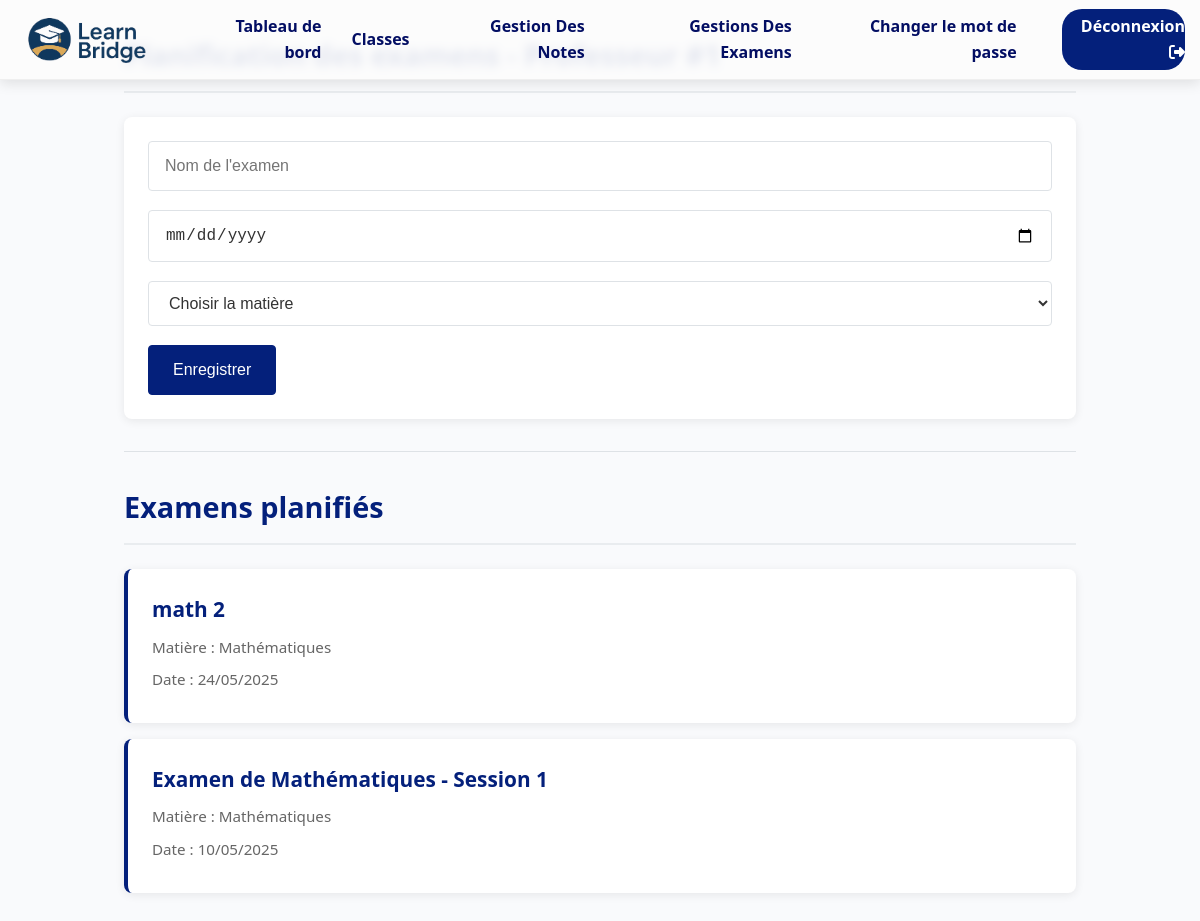
/teacher/Teacher/exams.php, run on the app's committed database.
### tables this page shows
CREATE TABLE `exam` (
  `id` int(11) NOT NULL,
  `name` varchar(100) NOT NULL,
  `date` date NOT NULL,
  `subject_id` int(11) NOT NULL,
  `teacher_id` int(11) NOT NULL
);

CREATE TABLE `subjects` (
  `id` int(11) NOT NULL,
  `name` varchar(100) NOT NULL,
  `description` text DEFAULT NULL
);

### teacher/Teacher/exams.php (the view, shortened to what this page needs)
<?php
$teacher_id = 1;
include "data/teacher.php";
try {
    $exams = $conn->prepare("
        SELECT exam.*, subjects.name as subject_name
        FROM exam
        JOIN subjects ON exam.subject_id = subjects.id
        WHERE exam.teacher_id = :teacher_id
        ORDER BY exam.date DESC
    ");
    $exams->execute([':teacher_id' => $teacher_id]);
    $allExams = $exams->fetchAll(PDO::FETCH_ASSOC);
} catch (PDOException $e) {
    die("Erreur base de données : " . $e->getMessage());
}
?>
<!DOCTYPE html>
<html lang="fr">
<head>
    <link rel="stylesheet" href="https://cdnjs.cloudflare.com/ajax/libs/font-awesome/6.4.0/css/all.min.css">
</head>
<body>
<?php include "inc/navbar.php"; ?>
<div class="container">
    <h2>Planification des examens - Professeur #1</h2>
    <form method="POST">
        <div class="form-group">
            <input type="text" name="name" placeholder="Nom de l'examen" required>
        </div>
        <div class="form-group">
            <input type="date" name="date" required>
        </div>
        <div class="form-group">
            <select name="subject_id" required>
                <option value="">Choisir la matière</option>
            </select>
        </div>
        <button type="submit">Enregistrer</button>
    </form>
    <hr>
    <h2>Examens planifiés</h2>
    <?php if (count($allExams) > 0): ?>
        <?php foreach ($allExams as $exam): ?>
            <div class="exam-card">
                <h3><?= htmlspecialchars($exam['name']) ?></h3>
                <p>Matière : <?= htmlspecialchars($exam['subject_name']) ?></p>
                <p>Date : <?= date('d/m/Y', strtotime($exam['date'])) ?></p>
            </div>
        <?php endforeach; ?>
    <?php else: ?>
        <p>Aucun examen planifié pour le moment.</p>
    <?php endif; ?>
</div>
</body>
</html>

### teacher/Teacher/exams.php (style rules this page uses)
:root { --primary-color: #04207b; --primary-light: #4a7eb5; --secondary-color: #f4f7fa; --accent-color: #ff6b6b; --text-color: #333; --text-light: #666; --gray-light: #f1f3f5; --gray-medium: #e9ecef; --border-color: #dee2e6; --success-color: #28a745; --error-color: #dc3545; --shadow: 0 2px 10px rgba(0, 0, 0, 0.08); --transition: all 0.3s ease; }
* { margin: 0; padding: 0; box-sizing: border-box; }
body { font-family: 'Segoe UI', Tahoma, Geneva, Verdana, sans-serif; color: var(--text-color); line-height: 1.6; background-color: #f9fafc; }
.container { max-width: 1000px; margin: 2rem auto; padding: 0 1.5rem; }
h2 { font-size: 1.8rem; color: var(--primary-color); margin-bottom: 1.5rem; padding-bottom: 0.8rem; border-bottom: 2px solid var(--gray-medium); }
h3 { font-size: 1.3rem; color: var(--text-color); margin-bottom: 0.5rem; }
p { margin-bottom: 0.5rem; }
hr { border: none; border-top: 1px solid var(--border-color); margin: 2rem 0; }
form { background-color: white; padding: 1.5rem; border-radius: 8px; box-shadow: var(--shadow); margin-bottom: 1.5rem; }
.form-group { margin-bottom: 1.2rem; }
input[type="text"], input[type="date"], select { display: block; width: 100%; padding: 0.75rem 1rem; font-size: 1rem; line-height: 1.5; color: var(--text-color); background-color: #fff; background-clip: padding-box; border: 1px solid var(--border-color); border-radius: 4px; transition: var(--transition); }
button[type="submit"] { display: inline-block; font-weight: 500; text-align: center; white-space: nowrap; vertical-align: middle; user-select: none; border: 1px solid transparent; padding: 0.75rem 1.5rem; font-size: 1rem; line-height: 1.5; border-radius: 4px; transition: var(--transition); color: #fff; background-color: var(--primary-color); border-color: var(--primary-color); cursor: pointer; }
.exam-card { background-color: white; border-radius: 8px; box-shadow: var(--shadow); padding: 1.5rem; margin-bottom: 1rem; border-left: 4px solid var(--primary-color); transition: var(--transition); }
.exam-card h3 { color: var(--primary-color); }
.exam-card p { color: var(--text-light); font-size: 0.95rem; }

### data on the page
exam: name "math 2", subject.name "Mathématiques", date "24/05/2025"
exam: name "Examen de Mathématiques - Session 1", subject.name "Mathématiques", date "10/05/2025"
